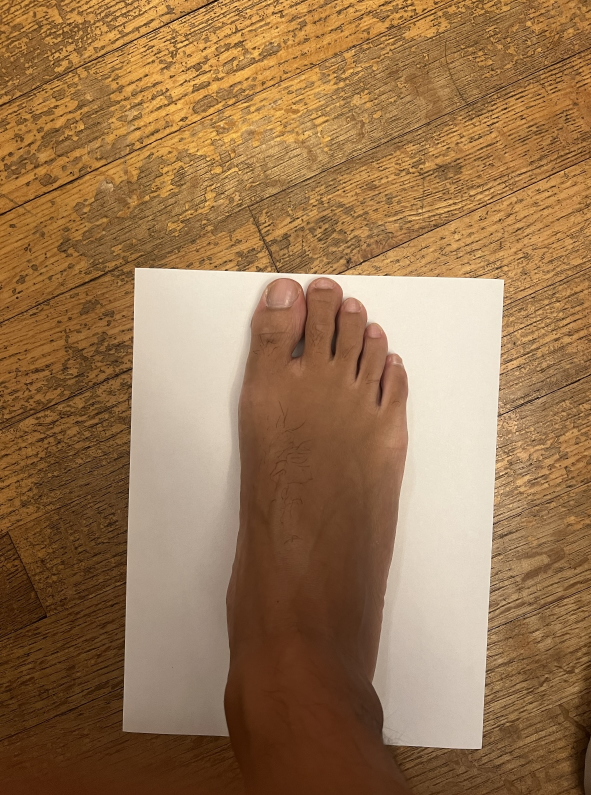
#> input picture test_foot.jpg, 1182 x 1590 px (shown at 1/2 size)
$ python main.py
#> lines starting #> are read from the running program, lines starting #| are printed output that depends on the picture; after the words box and inside, x2 and y2 are one past the last pixel; in counts of white or black regions, pixels touching at a corner belong together
# cv2 is the installation of Computer Vision that is used for image processing, video analysis and machine learning
import cv2
# numpy as np imports the entire numpy library and then it creates np as a nickname
import numpy as np


# Created a function called load_image with a paramter called path
def load_image(path):

# Created a variable called img
    # img holds the value of the library call of cv2, which uses computer vision
    # .imread is a function that is used in Python to read a image file into storage, which allows numpy to convert it into a numerical array so it can use it
    # Then the parameter called path is used as the image
#> called with path = 'test_foot.jpg'
    img = cv2.imread(path)
#> img is the input picture: shape (1590, 1182, 3); mean B, G, R 79.7, 116.5, 152.6

# If statement to check if there is no image uploaded it will print an error message and return None
    if img is None:
        print("Error: Image file not found!")
        return None
    # No matter what happens it will return img
    return img

# Function called process_images that converts the img into black n white and blurs it out
# Gray scale, Gaussian Blur, and Canny
def process_edges(color_image):

    # Variable that changes the color of the image to gray
    gray = cv2.cvtColor(color_image,cv2.COLOR_BGR2GRAY)
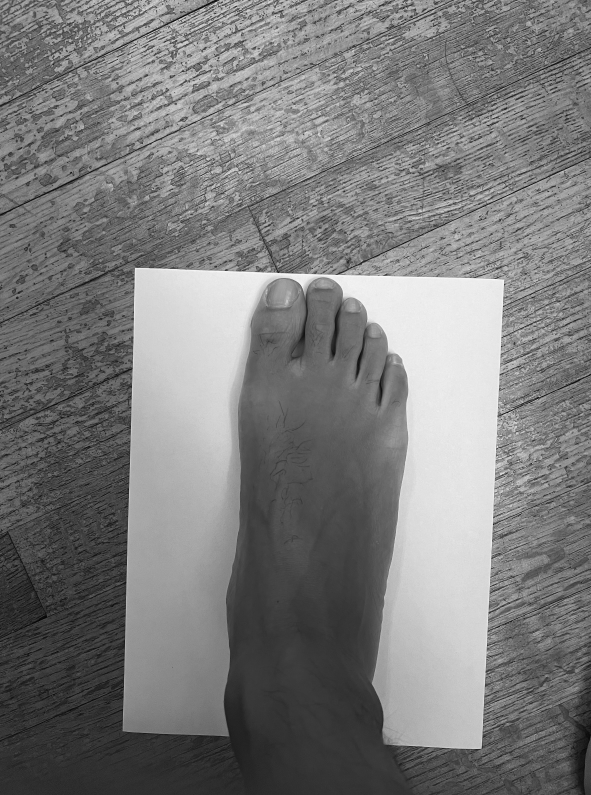
#> gray: shape (1590, 1182) (shown at 1/2 size); min 4, max 253, mean 123.1


    # Variable called blurred that equals cv2.GaussianBlur, which blurs the uncessasary details like the floor background or textures

    # Adjust the blur from (5,5) to (9,9) to ensure that the wood grains are blended in
    blurred = cv2.GaussianBlur(gray,(9,9),0)

    # Variable called edges that uses .Canny, which allows the edges by determing the major brightness difference

    # Lowering the .Canny measurements to make sure that the foot is still in tact
    edges = cv2.Canny(blurred,80,180)
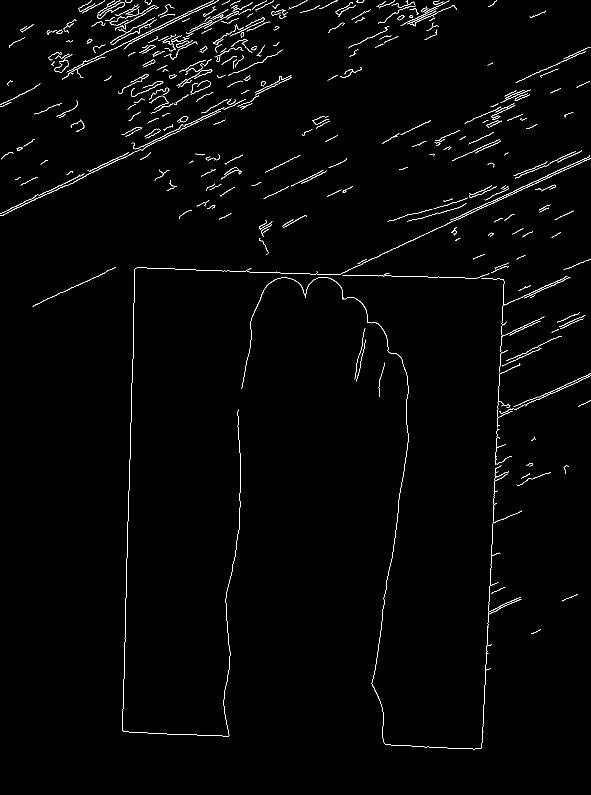
#> edges: shape (1590, 1182) (shown at 1/2 size); 1.4% white in thin lines or dots


    # This creates a small 3x3 digital brush that can be used to connect the gaps
    kernel = np.ones((5,5),np.uint8)

    # This brush blurs the unessential things and connects the lines of the essential parts of the image
    closed_edges = cv2.morphologyEx(edges,cv2.MORPH_CLOSE,kernel)
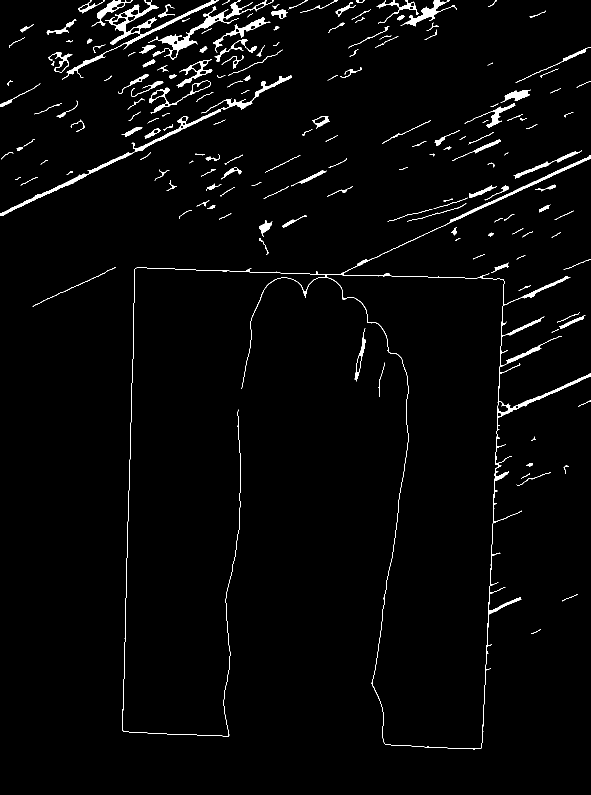
#> closed_edges: shape (1590, 1182) (shown at 1/2 size); 2.3% white; 175 white regions (9 under 20 px)

    return closed_edges

#def close_gaps_in_edges(edge_image):
    # Variable that is called kernal that uses the np(which is the numpy import)
    # This creates a 3x3 matrix to act like a brush
    ##


def find_paper_corners(edge_image):
    # contours is the variable that is going to hold a list of all the mathematicals from inside the variable
        # It will provide them in x,y coordinates
        # With the use of "findContours", it provides us the contours and the hierachy, so we implement the _ to tell the code to only use the contours and leave out the hierachy
        # .findContours is from cv2 that analyzes the black and white image and traces the white
        # .RETR_EXTERNAL provide strict instructions to only trace the outer most boundary of the paper while forgetting what would be inside the paper
        # .CHAIN_APPROX_SIMPLE provides mememory and processing optimization meaning that if a shape had 1000 pixels, it would only grab the essential ones such as the endpoints to reduce the storage
    contours, _ = cv2.findContours(edge_image,cv2.RETR_EXTERNAL,cv2.CHAIN_APPROX_SIMPLE)
#> contours = 175 contours, 93 with area under 20; largest, box (x1, y1, x2, y2) and area: (245, 311, 1182, 1499) 202876, (0, 151, 584, 432) 3412, (305, 0, 547, 120) 2709, (211, 0, 317, 89) 2305, (124, 0, 437, 160) 1346

    # Sorted() sorts the list from smallest to largest
    # With the (reverse=True) flips it so it goes from largest to smallest
    # Contours is a list of all of the continous line outputs such as the foot, paper, and all the lines
    # Instead of sorting by alphabetically or numerically, it takes the value of the surface area
    sorted_contours = sorted(contours,key=cv2.contourArea,reverse=True)
#> sorted_contours has the same summary as contours


# Iteration for the list of contours
    for contour in contours:


        # This skips the smaller small shapes and only gets the bigger ones
        if cv2.contourArea(contour) < 5000:
            continue
        # This variable holds the value of the perimeter
        # .arcLength finds the perimeter of the shape
        # contour is the shape itself being analyzed
        # True tells the code that is a continous shape that is connected without any breaks
        perimeter = cv2.arcLength(contour,True)

        # .approxPolyDP optimizes the pixels by throwing away the unecessary lines by only getting the end points
        # contour is the shape
        # 0.02 * perimeter is the brains of the code, this allows the code to be adaptable by using 2% of the shape's total size. Basically no matter the distant from where the picture is taken, the math will automatically adapt to the size of object in the image
        # True provides the same as before, it ensures that it is a closed loop meaning that it will connect perfectly
        approx_shape = cv2.approxPolyDP(contour,0.02 * perimeter,True)


    # Check statement that verifies if shape has 4 corners
        if len(approx_shape) == 4:
            print(f"[Found] Paper detected with 4 coordinates!")
            return approx_shape
    print(f"[Error] Could not find 4-cornered shape for calibration")
    return None


# Main Function

if __name__ == "__main__":

    # Variable called raw_image that runs the load_image function with the value of test_foot.jpg in it
    raw_image = load_image("test_foot.jpg")


    # Checks if raw_image is not None, which means if it has a value, continue
    if raw_image is not None:


        # Extract edges
        # It runs the process_edges function on the raw_image
        detected_edges = process_edges(raw_image)

        # Render
        # .imshow shows the image into a 2D array or pixels
        cv2.imshow("Detected Edges: ",detected_edges)


        # Variable that holds the return value for of find_paper_corners function. The detected_edges is the completed black and white photo
        paper_coordinates = find_paper_corners(detected_edges)


    # Checks if paper_coordinates is not None to then run and give the paper_coordinates
    # Only proceeds if there is a 4 cornered shape
        if paper_coordinates is not None:
            print("Paper Corner Coordinates: \n", paper_coordinates)


        # .imshow shows the detected images that got repaired from the 3x3 brush
        cv2.imshow("Healed Edges: ",detected_edges)
        # Keep open until until told so
        cv2.waitKey(0)
        cv2.destroyAllWindows()
